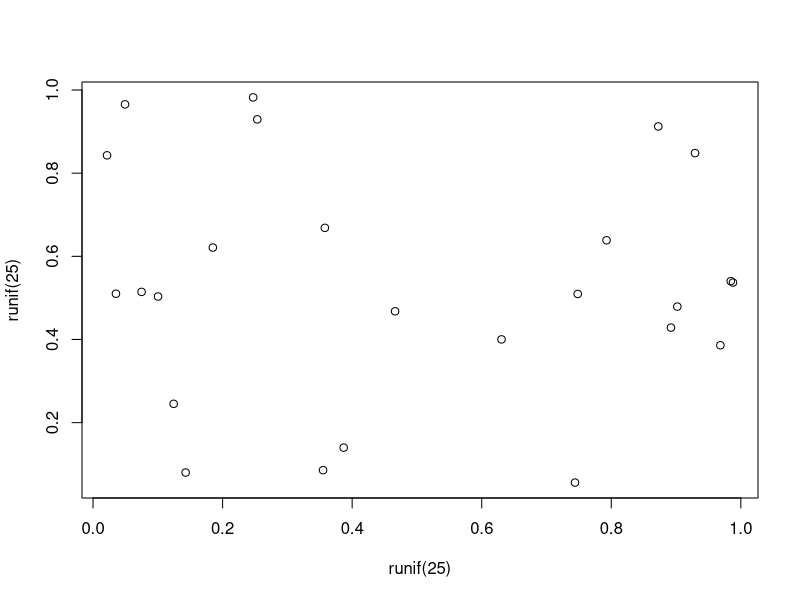

This figure's R source:
## ---- chunk 1

## ---- chunk 2
#| label: fig-meaningless
#| fig-cap: A meaningless scatterplot
#| fig-width: 5
#| fig-height: 5
#| fig-align: center
#| out-width: 50%
#| echo: false
plot(runif(25), runif(25))
## ---- chunk 3
rm <- 
## ---- chunk 4
#| label: tbl-simple
#| tbl-cap: Caption centered above table
#| echo: true
knitr::kable(head(mtcars)[,1:4]) #Funcion para tablas
